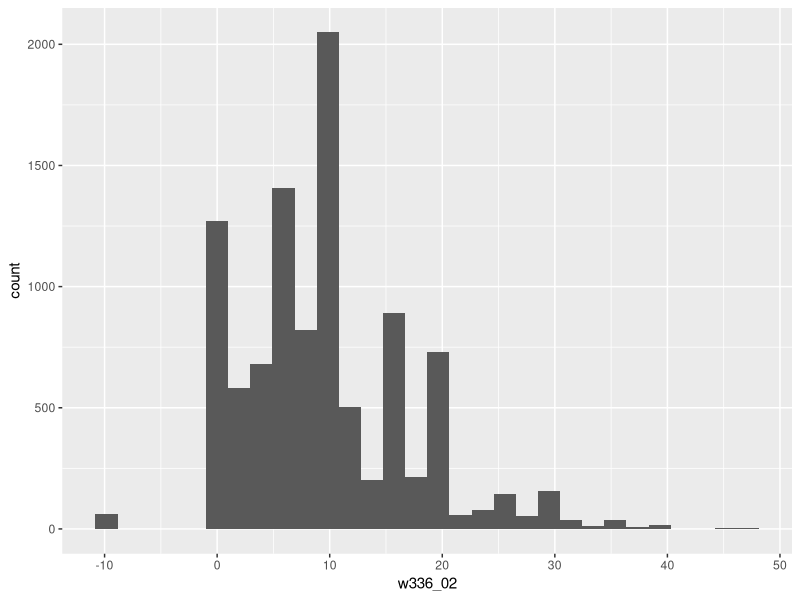
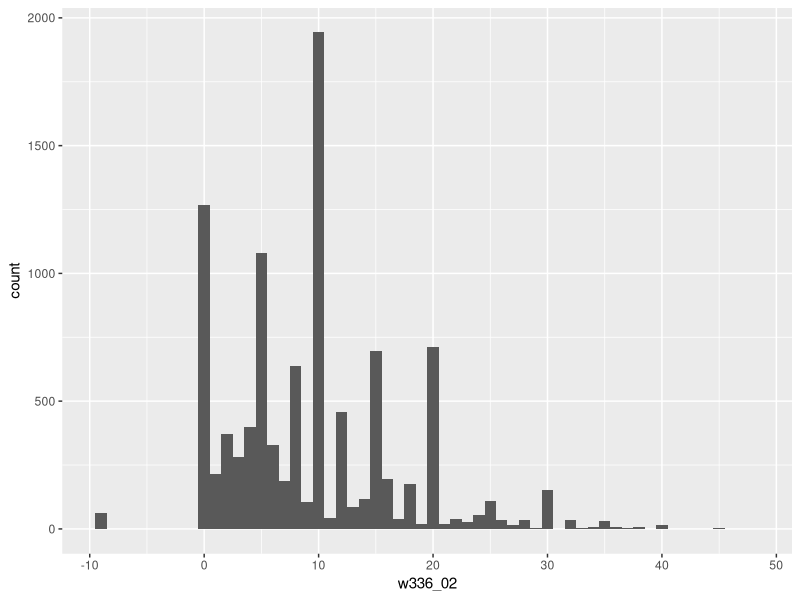
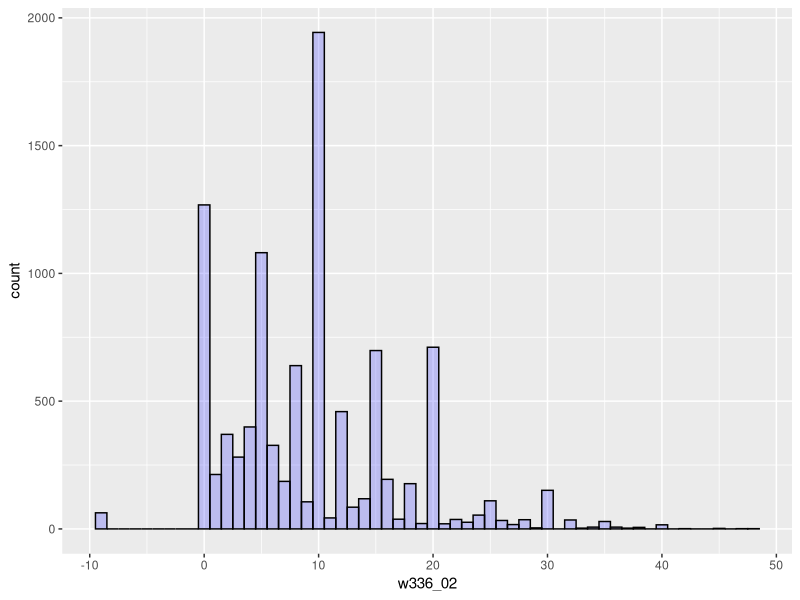
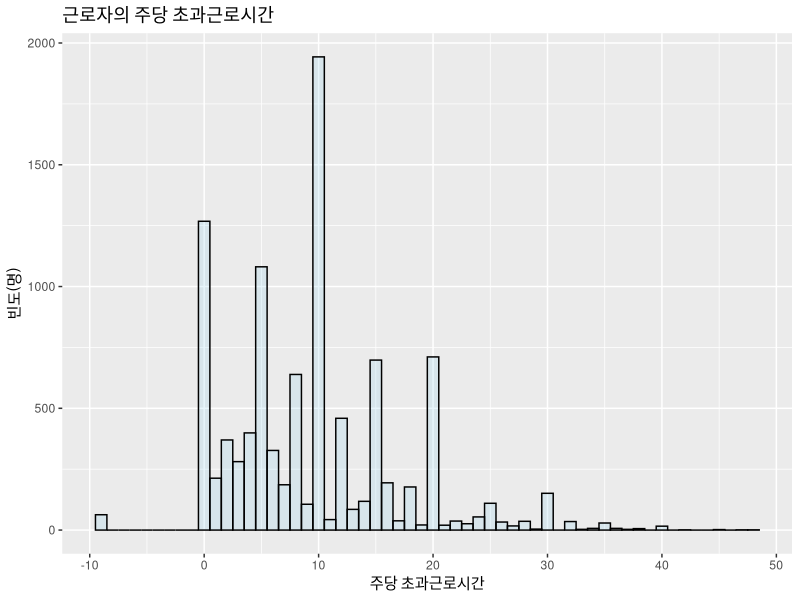
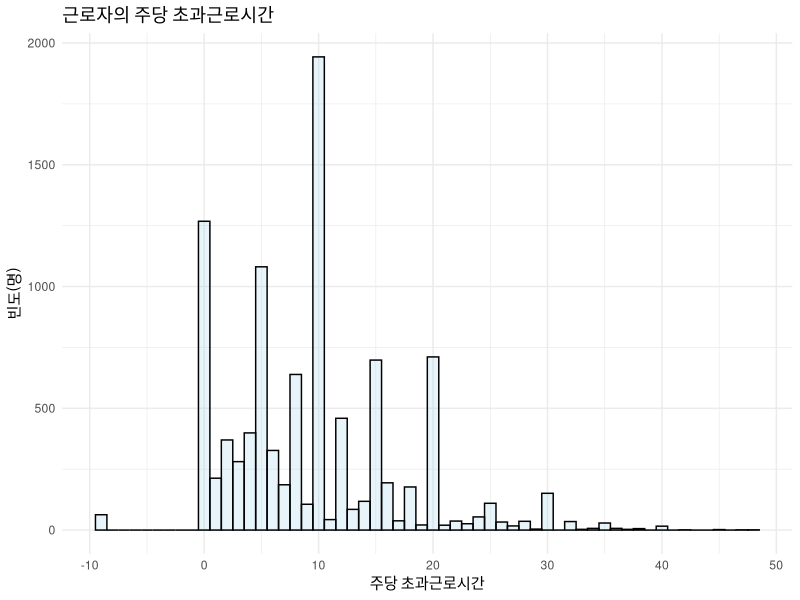
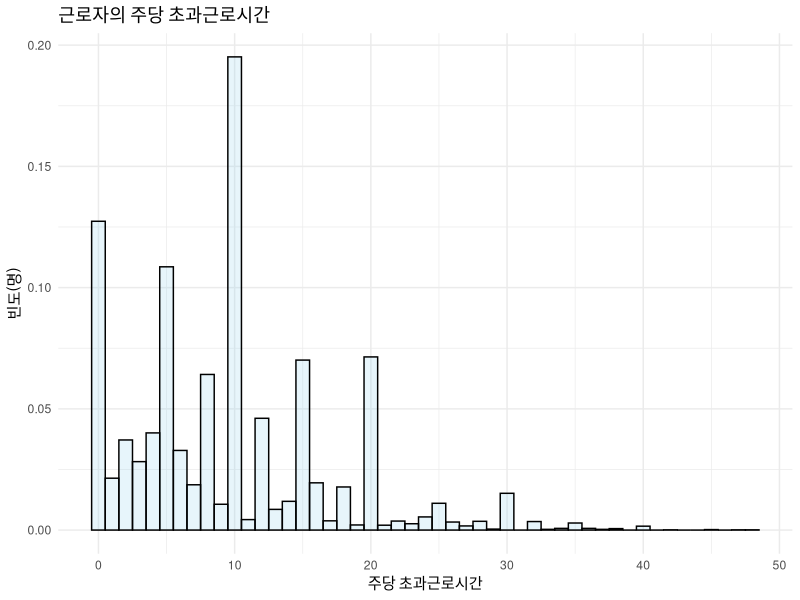
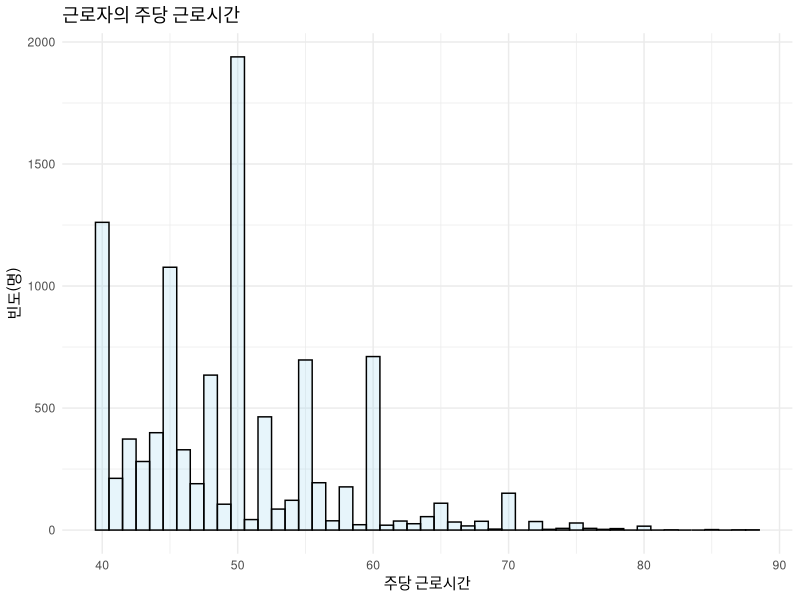
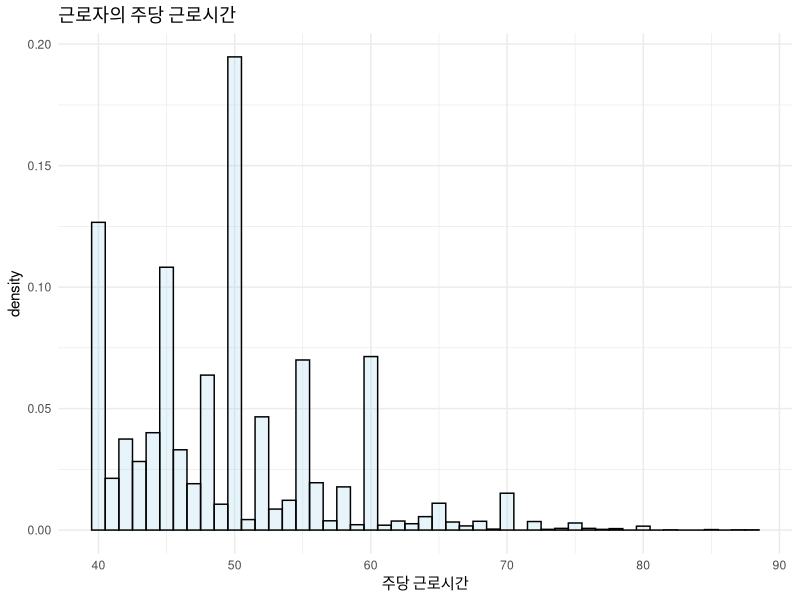

The R script that drew these images, in order:
## ---- chunk 1
library(tidyverse)
## ---- chunk 2
worker_3 <-read.delim("HCCP_Work_3rd.txt", header = T, fileEncoding="utf8")

worker_3 %>% 
  rename_all(tolower)->worker_3

worker_3 %>% 
  select(w3_id1, w3_id3, w3_id4, w3_ind1, w3_team, w3_posit, w301_01, w301_02, w303_02, w3_sex, w3_birthy, w3_marr, w3_edu, w306_01, w306_02, w306_03, w306_04, w306_05, w306_06, w306_07, w306_08, w311_01, w311_02, w311_05, w311_06, w312, w329_01, w329_02, w329_03, w329_04, w333, w335, w336_01, w336_02, w337_01, w337_02) -> worker_3_se
## ---- chunk 3
ggplot(worker_3_se)+
  geom_histogram(aes(x=w336_02))
## ---- chunk 4
ggplot(worker_3_se)+
  geom_histogram(aes(x=w336_02), binwidth=1)
## ---- chunk 5
ggplot(worker_3_se)+
  geom_histogram(aes(x=w336_02), binwidth=1, color="black", fill="blue", alpha=0.2)
## ---- chunk 6
ggplot(worker_3_se)+
  geom_histogram(aes(x=w336_02), binwidth=1, color="black", fill="skyblue", alpha=0.2)+
  labs(title="근로자의 주당 초과근로시간", x="주당 초과근로시간", y="빈도(명)")
## ---- chunk 7
ggplot(worker_3_se)+
  geom_histogram(aes(x=w336_02), binwidth=1, color="black", fill="skyblue", alpha=0.2)+
  labs(title="근로자의 주당 초과근로시간", x="주당 초과근로시간", y="빈도(명)")+
  theme_minimal()
## ---- chunk 8
worker_3_se %>% 
  filter(w336_02>=0) %>% 
  ggplot()+
  geom_histogram(aes(x=w336_02, y=..density..), binwidth=1, color="black", fill="skyblue", alpha=0.2)+
  labs(title="근로자의 주당 초과근로시간", x="주당 초과근로시간", y="빈도(명)")+
  theme_minimal()
## ---- chunk 9
worker_3_se %>% 
  filter(w336_02>=0 & w336_01>=0) %>% 
  mutate(whour=w336_01+w336_02) %>% 
  ggplot()+geom_histogram(aes(x=whour), binwidth=1, color="black", fill="skyblue", alpha=0.2)+
  labs(title="근로자의 주당 근로시간", x="주당 근로시간", y="빈도(명)")+
  theme_minimal()
## ---- chunk 10
worker_3_se %>% 
  filter(w336_02>=0 & w336_01>=0) %>% 
  mutate(whour=w336_01+w336_02) %>% 
  ggplot()+geom_histogram(aes(x=whour, y=..density..), binwidth=1, color="black", fill="skyblue", alpha=0.2)+
  labs(title="근로자의 주당 근로시간", x="주당 근로시간", y="density")+
  theme_minimal()
## ---- chunk 11
worker_3_se %>% 
  filter(w336_02>=0 & w336_01>=0) %>% 
  mutate(whour=w336_01+w336_02) %>% 
  ggplot()+geom_density(aes(x=whour), color="black", fill="skyblue", alpha=0.2)+
  labs(title="근로자의 주당 근로시간 ", x="주당 근로시간", y="density")+
  theme_minimal()
## ---- chunk 12
worker_3_se %>% 
  filter(w336_02>=0 & w336_01>=0) %>% 
  mutate(whour=w336_01+w336_02) %>% 
  ggplot()+geom_density(aes(x=whour), color="black", fill="skyblue", alpha=0.2)+geom_vline(aes(xintercept=mean(whour)), color="blue", linetype="dashed", size=1)+
  labs(title="근로자의 주당 근로시간 ", x="주당 근로시간", y="density")+
  theme_minimal()
## ---- chunk 13
worker_3_se %>% 
  filter(w336_02>=0 & w336_01>=0) %>% 
  mutate(whour=w336_01+w336_02) %>% 
  ggplot()+geom_density(aes(x=whour), linetype="dashed", fill="blue", alpha=0.1)+geom_histogram(aes(x=whour, y=..density..), binwidth=1, color="black", fill="skyblue", alpha=0.2)+
  labs(title="근로자의 주당 근로시간 비중", x="주당 근로시간", y="density")+
  theme_minimal()
## ---- chunk 14
str(worker_3_se$w3_sex)
worker_3_se %>% 
  count(w3_sex)
## ---- chunk 15
worker_3_se %>% 
  filter(w336_02>=0 & w336_01>=0) %>% 
  mutate(whour=w336_01+w336_02) %>% 
  filter(w3_sex>0) %>%
  mutate(gender=as_factor(w3_sex)) %>% 
  mutate(gender=fct_recode(gender, male="1", female="2"))-> worker_3_fa
str(worker_3_fa$gender)
## ---- chunk 16
worker_3_fa %>% 
  ggplot()+geom_histogram(aes(x=whour, fill=gender), position="dodge")
## ---- chunk 17
worker_3_fa %>% 
  ggplot()+geom_histogram(aes(x=whour, y=..density.., fill=gender), position="dodge", binwidth=1)
## ---- chunk 18
worker_3_fa %>% 
  ggplot()+geom_histogram(aes(x=whour, y=..density..), binwidth=1)+
  facet_wrap(~gender)
## ---- chunk 19
worker_3_fa %>% 
  filter(w337_02>0) %>% 
  ggplot()+geom_point(aes(x=whour, y=w337_02))
## ---- chunk 20
worker_3_fa %>% 
  filter(w337_02>0) %>% 
  ggplot(aes(x=whour, y=w337_02))+geom_point()+geom_smooth(method='lm')
## ---- chunk 21
worker_3_fa %>% 
  mutate(industry=as_factor(w3_ind1)) %>% 
  mutate(industry=fct_recode(industry, maufacture="1", finance="2", service="3")) %>% 
  mutate(position=as_factor(w3_posit)) %>% 
  mutate(position=fct_recode(position, whitemanager="1",bluemanager="2", whiteworker="3", blueworker="4"))->worker3_final

worker3_final %>% 
  filter(w337_02>0) %>% 
  ggplot()+geom_point(aes(x=whour, y=w337_02, colour = industry))+geom_smooth(aes(x=whour, y=w337_02, colour=industry), method='lm')

worker3_final %>% 
  filter(w337_02>0) %>% 
  ggplot()+geom_point(aes(x=whour, y=w337_02, colour = position))+geom_smooth(aes(x=whour, y=w337_02, colour=position), method='lm')
## ---- chunk 22
worker3_final %>% 
  filter(w337_02>0) %>% 
  ggplot(aes(x=whour, y=w337_02))+geom_point()+geom_smooth(method='lm')+facet_wrap(~industry)

worker3_final %>% 
  filter(w337_02>0) %>% 
  ggplot(aes(x=whour, y=w337_02))+geom_point()+geom_smooth(method='lm')+facet_wrap(~position)+theme(legend.position="bottom")
## ---- chunk 23
worker3_final %>% 
  filter(w337_02>0) %>% 
  ggplot(aes(x=whour, y=w337_02))+geom_point()+geom_smooth(method='lm')+facet_grid(position~industry)
## ---- chunk 24
#x변수 only, stat="count"
worker3_final %>% 
  filter(w337_02>0) %>% 
  ggplot(aes(x=position))+geom_bar(fill="skyblue", alpha=0.8)

#x,y변수, stat="identity"
worker3_final %>% 
  filter(w337_02>0) %>% 
  ggplot(aes(x=position, y=whour))+geom_bar(stat="identity", fill="skyblue", alpha=0.8)

#stat="identity"의 y축의 값이 sum값과 같음
worker3_final %>% 
  filter(w337_02>0) %>%
  group_by(position) %>% 
  summarise(sum=sum(whour))
## ---- chunk 25
install.packages("Hmisc", dependencies=TRUE, repos="https://cran.rstudio.com")
library("Hmisc")
## ---- chunk 26
worker3_final %>% 
  ggplot(aes(x=position, y=whour))+
  geom_bar(
    stat="summary", 
    fun = "mean", 
    fill="red", 
    alpha=0.3)+
  geom_errorbar( 
    stat="summary", 
    fun.data = "mean_cl_normal", 
    colour="black")
## ---- chunk 27
worker3_final %>% 
  filter(w337_02>0) %>%
  ggplot(aes(x=position, y=w337_02))+
  geom_boxplot(
    fill="skyblue", 
    alpha=0.3)
